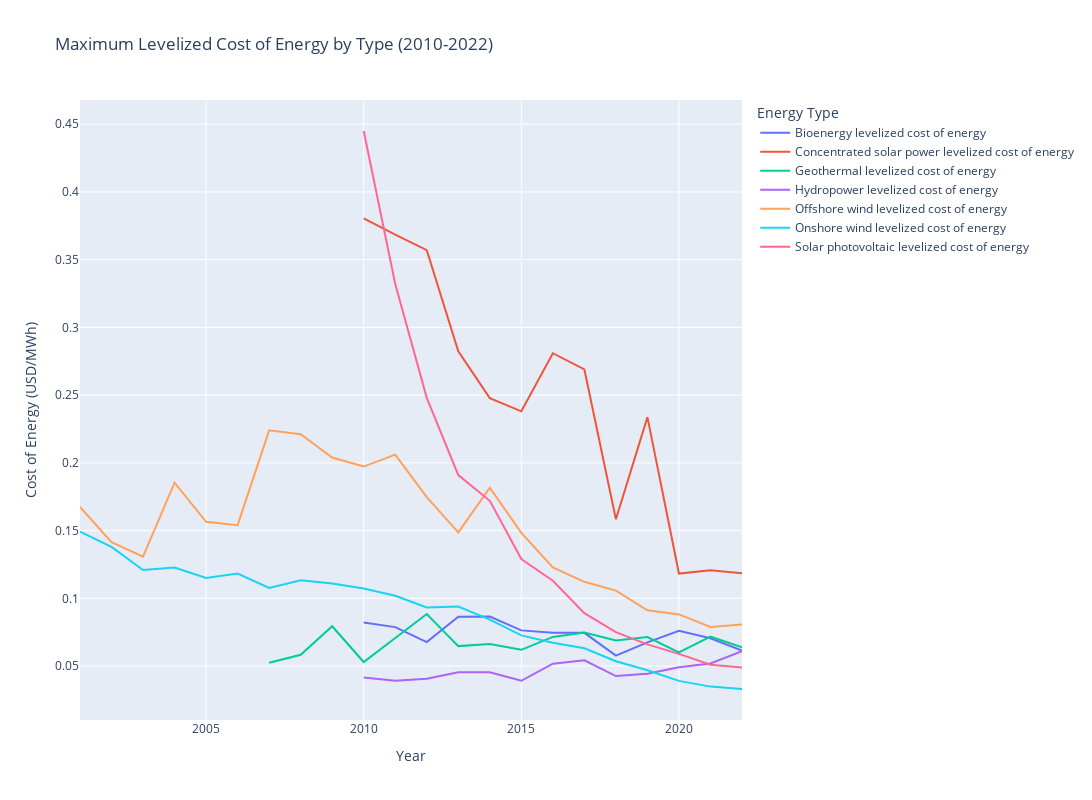

Write notebook code for a chart like this one.
### Markdown cell above
## Argument 2: De kosten van hernieuwbare energieen dalen

Over de afgelopen 23 jaar zien we dat de kosten van alle hernieuwbare energieen is gedaald. Van alle hernieuwbare energiebronnen zien we dat vooral de kosten van energie uit zonnepanelen zijn gedaald. Dit zou kunnen doordat de technologieen efficienter zijn geworden. Uit onderzoek (Roser, 2020) blijkt deze hypothese te kloppen; het aantal transistors per microchip is de afgelopen jaren exponentieel toegenomen waardoor zonnepanelen minder microchips

### Code cell
%run costs_sources.ipynb

### Figure 1 — Plotly figure (JSON) as saved in the notebook; plotly's stock layout.template omitted (floating-point values rounded to 4 significant figures)
{"data": [{"hovertemplate": "Energy Type=Bioenergy levelized cost of energy<br>Year=%{x}<br>Cost of Energy (USD/MWh)=%{y}<extra></extra>", "legendgroup": "Bioenergy levelized cost of energy", "line": {"color": "#636efa", "dash": "solid"}, "marker": {"symbol": "circle"}, "mode": "lines", "name": "Bioenergy levelized cost of energy", "orientation": "v", "showlegend": true, "type": "scatter", "x": [2001, 2002, 2003, 2004, 2005, 2006, 2007, 2008, 2009, 2010, 2011, 2012, 2013, 2014, 2015, 2016, 2017, 2018, 2019, 2020, 2021, 2022], "xaxis": "x", "y": [null, null, null, null, null, null, null, null, null, 0.08212, 0.07875, 0.06766, 0.08641, 0.08658, 0.07633, 0.07462, 0.07451, 0.0577, 0.06748, 0.07601, 0.07052, 0.06147], "yaxis": "y"}, {"hovertemplate": "Energy Type=Concentrated solar power levelized cost of energy<br>Year=%{x}<br>Cost of Energy (USD/MWh)=%{y}<extra></extra>", "legendgroup": "Concentrated solar power levelized cost of energy", "line": {"color": "#EF553B", "dash": "solid"}, "marker": {"symbol": "circle"}, "mode": "lines", "name": "Concentrated solar power levelized cost of energy", "orientation": "v", "showlegend": true, "type": "scatter", "x": [2001, 2002, 2003, 2004, 2005, 2006, 2007, 2008, 2009, 2010, 2011, 2012, 2013, 2014, 2015, 2016, 2017, 2018, 2019, 2020, 2021, 2022], "xaxis": "x", "y": [null, null, null, null, null, null, null, null, null, 0.3805, 0.3684, 0.357, 0.2824, 0.2478, 0.2381, 0.2809, 0.269, 0.1583, 0.2338, 0.1183, 0.1207, 0.1185], "yaxis": "y"}, {"hovertemplate": "Energy Type=Geothermal levelized cost of energy<br>Year=%{x}<br>Cost of Energy (USD/MWh)=%{y}<extra></extra>", "legendgroup": "Geothermal levelized cost of energy", "line": {"color": "#00cc96", "dash": "solid"}, "marker": {"symbol": "circle"}, "mode": "lines", "name": "Geothermal levelized cost of energy", "orientation": "v", "showlegend": true, "type": "scatter", "x": [2001, 2002, 2003, 2004, 2005, 2006, 2007, 2008, 2009, 2010, 2011, 2012, 2013, 2014, 2015, 2016, 2017, 2018, 2019, 2020, 2021, 2022], "xaxis": "x", "y": [null, null, null, null, null, null, 0.0525, 0.05831, 0.07937, 0.05297, 0.07069, 0.08841, 0.06472, 0.06633, 0.06198, 0.07149, 0.07479, 0.06887, 0.07141, 0.06001, 0.07173, 0.06385], "yaxis": "y"}, {"hovertemplate": "Energy Type=Hydropower levelized cost of energy<br>Year=%{x}<br>Cost of Energy (USD/MWh)=%{y}<extra></extra>", "legendgroup": "Hydropower levelized cost of energy", "line": {"color": "#ab63fa", "dash": "solid"}, "marker": {"symbol": "circle"}, "mode": "lines", "name": "Hydropower levelized cost of energy", "orientation": "v", "showlegend": true, "type": "scatter", "x": [2001, 2002, 2003, 2004, 2005, 2006, 2007, 2008, 2009, 2010, 2011, 2012, 2013, 2014, 2015, 2016, 2017, 2018, 2019, 2020, 2021, 2022], "xaxis": "x", "y": [null, null, null, null, null, null, null, null, null, 0.04161, 0.03912, 0.0407, 0.04549, 0.04543, 0.03913, 0.05178, 0.05427, 0.04263, 0.04431, 0.04919, 0.05188, 0.06097], "yaxis": "y"}, {"hovertemplate": "Energy Type=Offshore wind levelized cost of energy<br>Year=%{x}<br>Cost of Energy (USD/MWh)=%{y}<extra></extra>", "legendgroup": "Offshore wind levelized cost of energy", "line": {"color": "#FFA15A", "dash": "solid"}, "marker": {"symbol": "circle"}, "mode": "lines", "name": "Offshore wind levelized cost of energy", "orientation": "v", "showlegend": true, "type": "scatter", "x": [2001, 2002, 2003, 2004, 2005, 2006, 2007, 2008, 2009, 2010, 2011, 2012, 2013, 2014, 2015, 2016, 2017, 2018, 2019, 2020, 2021, 2022], "xaxis": "x", "y": [0.1674, 0.1414, 0.1307, 0.1854, 0.1565, 0.154, 0.224, 0.2212, 0.2039, 0.1973, 0.2061, 0.1747, 0.1487, 0.1816, 0.1483, 0.1228, 0.1122, 0.1057, 0.09118, 0.0881, 0.07884, 0.08065], "yaxis": "y"}, {"hovertemplate": "Energy Type=Onshore wind levelized cost of energy<br>Year=%{x}<br>Cost of Energy (USD/MWh)=%{y}<extra></extra>", "legendgroup": "Onshore wind levelized cost of energy", "line": {"color": "#19d3f3", "dash": "solid"}, "marker": {"symbol": "circle"}, "mode": "lines", "name": "Onshore wind levelized cost of energy", "orientation": "v", "showlegend": true, "type": "scatter", "x": [2001, 2002, 2003, 2004, 2005, 2006, 2007, 2008, 2009, 2010, 2011, 2012, 2013, 2014, 2015, 2016, 2017, 2018, 2019, 2020, 2021, 2022], "xaxis": "x", "y": [0.1492, 0.1379, 0.1208, 0.1227, 0.115, 0.1183, 0.1077, 0.1133, 0.111, 0.1072, 0.1019, 0.09328, 0.09389, 0.0843, 0.07263, 0.06726, 0.06313, 0.05358, 0.04694, 0.03906, 0.03482, 0.03306], "yaxis": "y"}, {"hovertemplate": "Energy Type=Solar photovoltaic levelized cost of energy<br>Year=%{x}<br>Cost of Energy (USD/MWh)=%{y}<extra></extra>", "legendgroup": "Solar photovoltaic levelized cost of energy", "line": {"color": "#FF6692", "dash": "solid"}, "marker": {"symbol": "circle"}, "mode": "lines", "name": "Solar photovoltaic levelized cost of energy", "orientation": "v", "showlegend": true, "type": "scatter", "x": [2001, 2002, 2003, 2004, 2005, 2006, 2007, 2008, 2009, 2010, 2011, 2012, 2013, 2014, 2015, 2016, 2017, 2018, 2019, 2020, 2021, 2022], "xaxis": "x", "y": [null, null, null, null, null, null, null, null, null, 0.445, 0.332, 0.248, 0.191, 0.172, 0.129, 0.113, 0.089, 0.075, 0.066, 0.059, 0.051, 0.049], "yaxis": "y"}], "layout": {"height": 800, "legend": {"title": {"text": "Energy Type"}, "tracegroupgap": 0}, "title": {"text": "Maximum Levelized Cost of Energy by Type (2010-2022)"}, "width": 1500, "xaxis": {"anchor": "y", "autorange": true, "domain": [0, 1], "range": [2001, 2022], "title": {"text": "Year"}, "type": "linear"}, "yaxis": {"anchor": "x", "autorange": true, "domain": [0, 1], "range": [0.01017, 0.4679], "title": {"text": "Cost of Energy (USD/MWh)"}, "type": "linear"}}}
